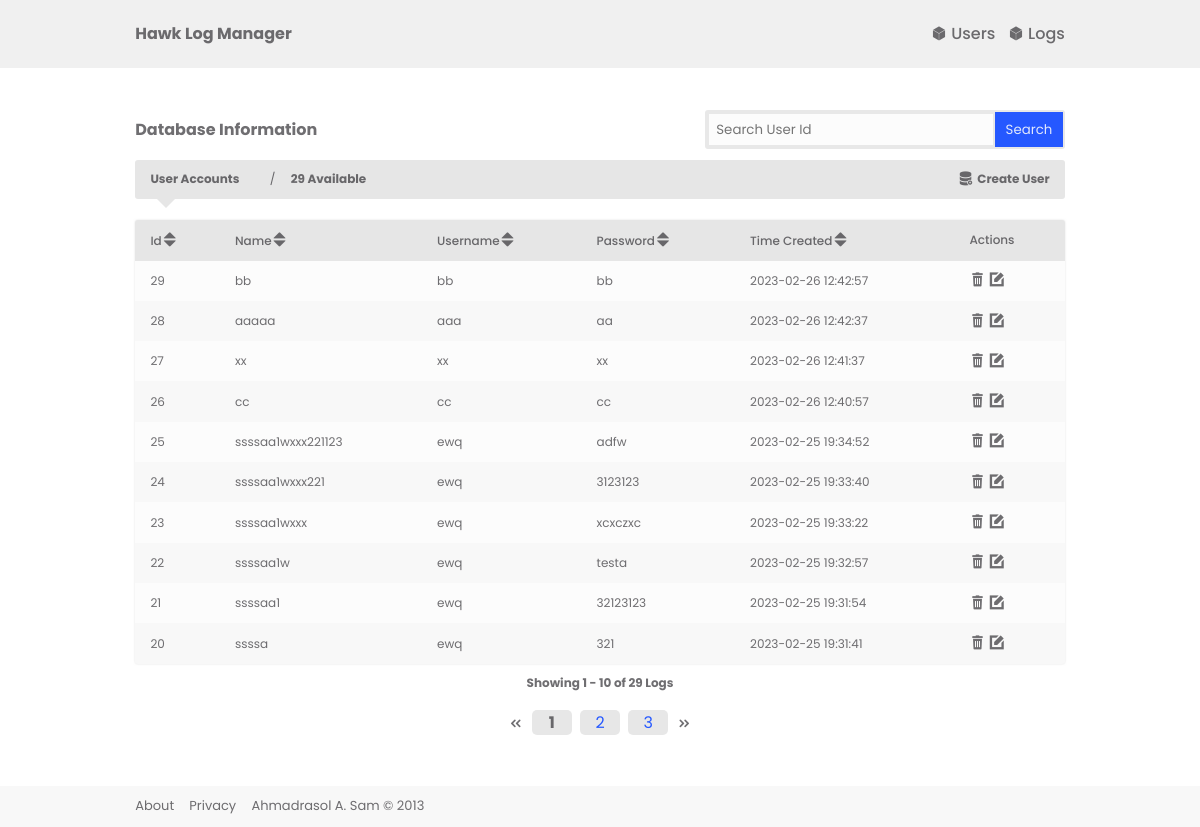
The page /user/ on the database as committed earlier.
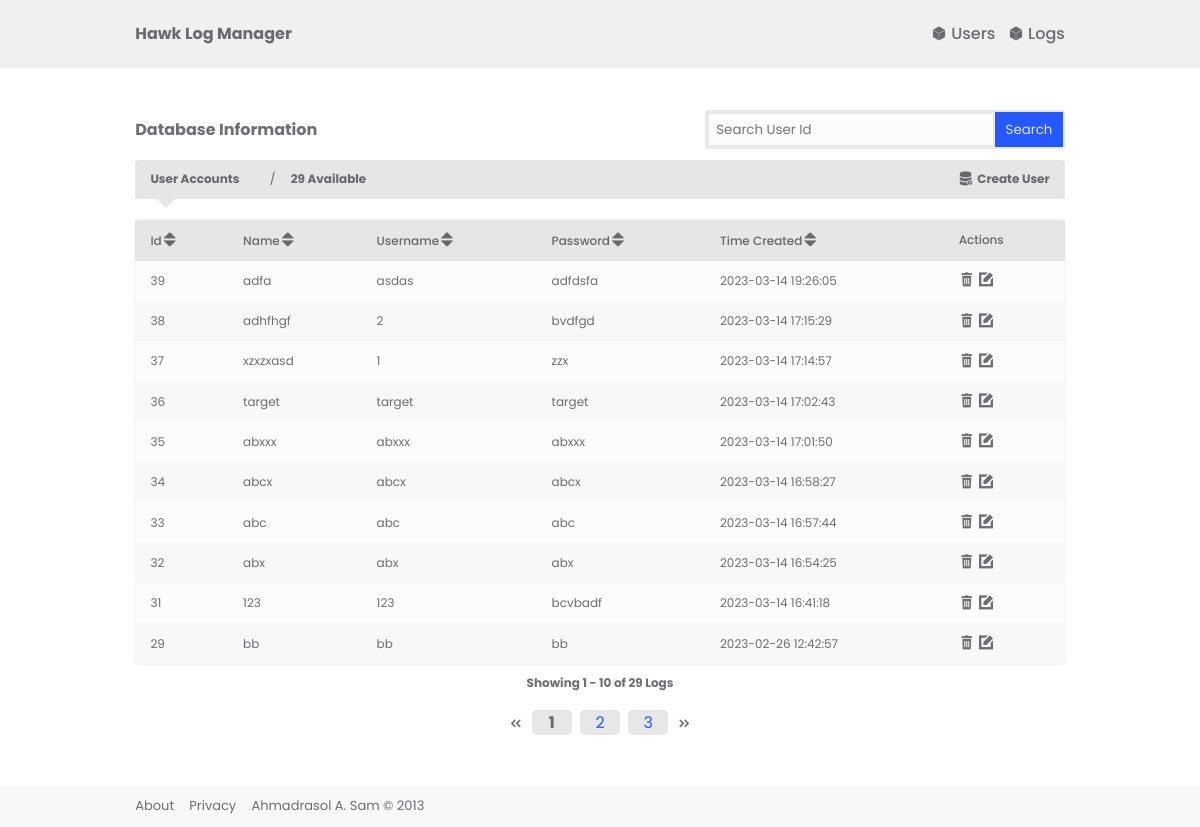
The same page on the database as committed later.
### src/models/models.py (models this page shows, shortened)
class User(db.Model):
    id = db.Column(db.Integer,primary_key=True)
    username = db.Column(db.String,unique=True,nullable=False)
    password = db.Column(db.String,nullable=False)
    name = db.Column(db.String,nullable=False)
    created_at = db.Column(db.DateTime(timezone=True),
                           server_default=func.now())
    logs = db.relationship('Log',backref="user",lazy=True)

### src/routes/user.py (the view)
@site.route("/",endpoint="show_users")
def view_recent_logs():
    table_user_column_settings = TABLE_USER_COLUMN_SETTINGS_DEFAULT
    page = db.paginate(db.select(User).order_by(User.created_at.desc()),per_page=10)
    return render_template('views/user.jinja', users=page)

### src/templates/views/user.jinja (shortened to what this page needs)
{% extends './index.jinja' %}
{% from './macro/pagination.jinja' import render_pagination %}
{% from './macro/searchbar.jinja' import render_searchbar%}
{% block content %}
{{render_searchbar("user.site.show_searched_user")}}
<div class="actionbar text-small">
    <div class="actionbar-info">
        <strong class="">User Accounts</strong>
    </div>
    <div class="actionbar-info">
        <strong>{{ users.total }} Available</strong>
    </div>
    <a class="actionbar-action"
        href="{{url_for('user.site.user_create')}}">
        <i class="icofont-database-add"></i>&nbsp;<strong>Create User</strong>
    </a>
</div>
{% if users.total > 0 %}
    <table class="text-small">
        <thead>
            <th>
                <a href="{{ url_for('user.site.sort_columns',column=0) }}" >
                   Id<i class="icofont-sort"></i>
                </a>
            </th>
            <th>
                <a href="{{ url_for('user.site.sort_columns',column=1) }}" >
                   Name<i class="icofont-sort"></i>
                </a>
            </th>
            <th>
                <a href="{{ url_for('user.site.sort_columns',column=2) }}" >
                   Username<i class="icofont-sort"></i>
                </a>
            </th>
            <th>
                <a href="{{ url_for('user.site.sort_columns',column=3) }}" >
                   Password<i class="icofont-sort"></i>
                </a>
            </th>
            <th>
                <a href="{{ url_for('user.site.sort_columns',column=4) }}" >
                   Time Created<i class="icofont-sort"></i>
                </a>
            </th>
            <th>Actions</th>
        </thead>
        <tbody>
            {% for user in users %}
            <tr>
                <td>{{user.id}}</td>
                <td>{{user.username}}</td>
                <td>{{user.password}}</td>
                <td>{{user.name}}</td>
                <td>{{user.created_at}}</td>
                <td>
                    <a href="{{ url_for('user.site.user_delete',id=user.id) }}" class="">
                        <i class="icofont-bin"></i>
                    </a>
                    <a href="{{ url_for('user.site.user_update',id=user.id) }}" class="">
                        <i class="icofont-edit"></i>
                    </a>
                </td>
            </tr>
            {% endfor %}
        </tbody>
    </table>
    <strong>
        <small class="text-small">
        Showing {{ users.first }} - {{ users.last }} of  {{ users.total }} Logs
        </small>
    </strong>
    {{render_pagination(users,'user.site.show_users')}}
{% endif%}
{% endblock %}

Rows that differ between the two databases and show on the page:
no longer on this page (row unchanged): User: id "28", username "aaaaa", password "aaa", name "aa", created_at "2023-02-26 12:42:37"
no longer on this page (row unchanged): User: id "27", username "xx", password "xx", name "xx", created_at "2023-02-26 12:41:37"
no longer on this page (row unchanged): User: id "26", username "cc", password "cc", name "cc", created_at "2023-02-26 12:40:57"
removed User: id "25", username "ssssaa1wxxx221123", password "ewq", name "adfw", created_at "2023-02-25 19:34:52"
no longer on this page (row unchanged): User: id "24", username "ssssaa1wxxx221", password "ewq", name "3123123", created_at "2023-02-25 19:33:40"
no longer on this page (row unchanged): User: id "23", username "ssssaa1wxxx", password "ewq", name "xcxczxc", created_at "2023-02-25 19:33:22"
no longer on this page (row unchanged): User: id "22", username "ssssaa1w", password "ewq", name "testa", created_at "2023-02-25 19:32:57"
no longer on this page (row unchanged): User: id "21", username "ssssaa1", password "ewq", name "32123123", created_at "2023-02-25 19:31:54"
no longer on this page (row unchanged): User: id "20", username "ssssa", password "ewq", name "321", created_at "2023-02-25 19:31:41"
added User: id "39", username "adfa", password "asdas", name "adfdsfa", created_at "2023-03-14 19:26:05"
added User: id "38", username "adhfhgf", password "2", name "bvdfgd", created_at "2023-03-14 17:15:29"
added User: id "37", username "xzxzxasd", password "1", name "zzx", created_at "2023-03-14 17:14:57"
added User: id "36", username "target", password "target", name "target", created_at "2023-03-14 17:02:43"
added User: id "35", username "abxxx", password "abxxx", name "abxxx", created_at "2023-03-14 17:01:50"
added User: id "34", username "abcx", password "abcx", name "abcx", created_at "2023-03-14 16:58:27"
added User: id "33", username "abc", password "abc", name "abc", created_at "2023-03-14 16:57:44"
added User: id "32", username "abx", password "abx", name "abx", created_at "2023-03-14 16:54:25"
added User: id "31", username "123", password "123", name "bcvbadf", created_at "2023-03-14 16:41:18"
